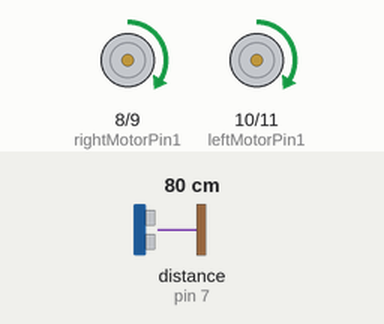
This sketch was run on a simulated Arduino Uno, built with avr-gcc and run on an emulated ATmega328P. Parts: motor-driver pin pairs drawn as motors (green arrow = first pin HIGH = forward, orange = second pin HIGH = backward, longer = more drive, scaled by the enable pin). Inputs (shaded band) come from the test bench; at power-on: distance to the obstacle (sensor on pin 7) 80 cm. The echo pulse lasts 58.3 µs per cm.

Above: at 1.2 s.
1.3 s: distance to the obstacle (sensor on pin 7) set to 16 cm
2.8 s: distance to the obstacle (sensor on pin 7) set to 13 cm
At 4.9 s:
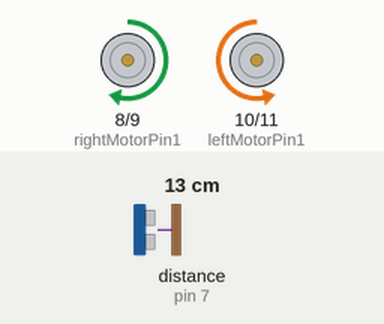
At 5.5 s:
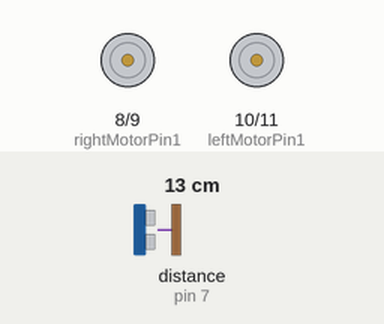
5.8 s: distance to the obstacle (sensor on pin 7) set to 18 cm
8.8 s: distance to the obstacle (sensor on pin 7) set to 2 cm
At 10.4 s:
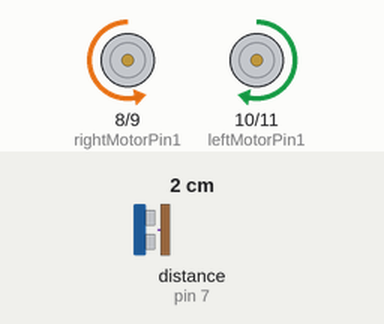
Timing chart, 0 to 12.8 s (numbered marks = the images above; inputs shaded):
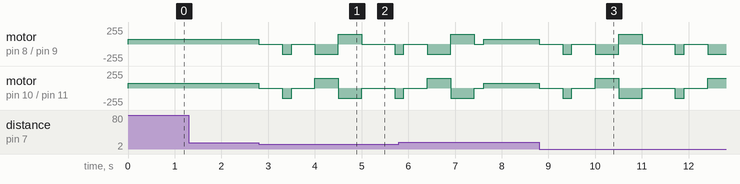

The sketch:

Pursueobject2.ino
```cpp
#include "Ultrasonic.h"

#define ULTRASONIC_SENSOR_TRIG 9
#define ULTRASONIC_SENSOR_ECHO 8
#define MAX_REGULAR_MOTOR_SPEED 75
#define MAX_MOTOR_ADJUST_SPEED 150
#define DISTANCE_TO_CHECK 15

//Right motor
int enableRightMotor=5;
int rightMotorPin1=8;
int rightMotorPin2=9;

//Left motor
int enableLeftMotor=6;
int leftMotorPin1=10;
int leftMotorPin2=11;

void rotateMotor(int rightMotorSpeed, int leftMotorSpeed);
Ultrasonic ultrasonic(7);

void setup()
{
  // put your setup code here, to run once:
  pinMode(enableRightMotor,OUTPUT);
  pinMode(rightMotorPin1,OUTPUT);
  pinMode(rightMotorPin2,OUTPUT);

  pinMode(enableLeftMotor,OUTPUT);
  pinMode(leftMotorPin1,OUTPUT);
  pinMode(leftMotorPin2,OUTPUT);

  rotateMotor(0,0);
}

void loop()
{

  int distance = ultrasonic.MeasureInCentimeters();

  //If distance is within 15 cm then adjust motor direction as below
  if (distance > 0 && distance < DISTANCE_TO_CHECK)
  {
    //Stop motors
    rotateMotor(0, 0);
    delay(500);

    //Reverse motors
    rotateMotor(-MAX_MOTOR_ADJUST_SPEED, -MAX_MOTOR_ADJUST_SPEED);
    delay(200);

    //Stop motors
    rotateMotor(0, 0);
    delay(500);

    //Rotate car to left
    rotateMotor(-MAX_REGULAR_MOTOR_SPEED, MAX_REGULAR_MOTOR_SPEED);
    delay(500);

    //Read left side distance using ultrasonic sensor
    int distanceLeft = ultrasonic.MeasureInCentimeters();

    if (distanceLeft == 50 )
    {
      rotateMotor(MAX_MOTOR_ADJUST_SPEED, MAX_MOTOR_ADJUST_SPEED);
      delay(200);
    }

    else {
    //Return to centre then rotate car to right
    rotateMotor(MAX_REGULAR_MOTOR_SPEED, -MAX_REGULAR_MOTOR_SPEED);
    rotateMotor(MAX_REGULAR_MOTOR_SPEED, -MAX_REGULAR_MOTOR_SPEED);
    delay(500);

    //Read right side distance using ultrasonic sensor
    int distanceRight = ultrasonic.MeasureInCentimeters();


    if (distanceRight == 50 )
    {
      rotateMotor(MAX_MOTOR_ADJUST_SPEED, MAX_MOTOR_ADJUST_SPEED);
      delay(200);
    }

    rotateMotor(0, 0);
    delay(200);
  }
  }
  else
  {
    rotateMotor(MAX_REGULAR_MOTOR_SPEED, MAX_REGULAR_MOTOR_SPEED);
  }
}


void rotateMotor(int rightMotorSpeed, int leftMotorSpeed)
{
  if (rightMotorSpeed < 0)
  {
    digitalWrite(rightMotorPin1,LOW);
    digitalWrite(rightMotorPin2,HIGH);
  }
  else if (rightMotorSpeed >= 0)
  {
    digitalWrite(rightMotorPin1,HIGH);
    digitalWrite(rightMotorPin2,LOW);
  }

  if (leftMotorSpeed < 0)
  {
    digitalWrite(leftMotorPin1,LOW);
    digitalWrite(leftMotorPin2,HIGH);
  }
  else if (leftMotorSpeed >= 0)
  {
    digitalWrite(leftMotorPin1,HIGH);
    digitalWrite(leftMotorPin2,LOW);
  }

  analogWrite(enableRightMotor, abs(rightMotorSpeed));
  analogWrite(enableLeftMotor, abs(leftMotorSpeed));
}
```

Measured:
- the behaviour switches between 15 and 14 cm on distance to the obstacle (sensor on pin 7) (found by bisection; images 0 and 1)
- after the input at 1.3 s, every drawn part: stays the same
